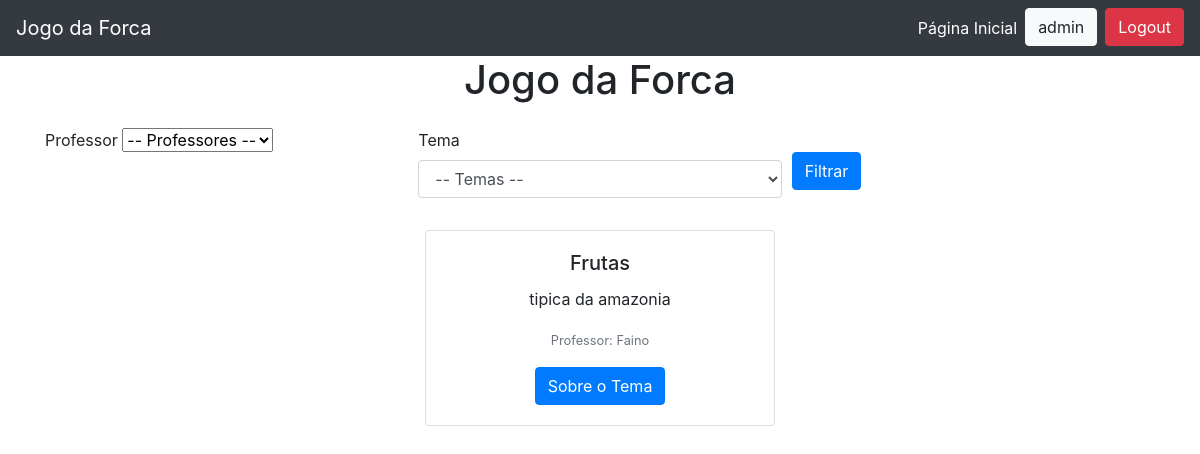
The app's page / (signed in) with its own data.
### core/models.py (models this page shows, shortened)
class Tema(models.Model):
    nome = models.CharField(max_length=100)
    descricao = models.TextField()
    professor = models.ForeignKey(User, on_delete=models.CASCADE)

### core/views.py (the view)
# urls.py: path("", TemaListView.as_view(), name="temaListPage"),
class TemaListView(TemplateView):
    template_name = 'tema_list.html'  # O arquivo HTML que renderiza a página
    def get_context_data(self, **kwargs):
        context = super().get_context_data(**kwargs)
        context['professores'] = User.objects.filter(groups__name='Professores')
        context['temas'] = Tema.objects.all()
        return context

### core/templates/tema_list.html (shortened to what this page needs)
{% extends "base.html" %}
{% block main %}
<div class="container">
  <h1 class="text-center mb-4">Jogo da Forca</h1>
  <form method="get" class="mb-4">
    <div class="form-row">
      <div class="col-md-4 mb-2">
        <label for="professor">Professor</label>
            <select name="professor">
              <option value="">-- Professores --</option>
            </select>
      </div>
      <div class="col-md-4 mb-2">
        <label for="tema">Tema</label>
        <select id="tema" name="tema" class="form-control">
          <option value="">-- Temas --</option>
        </select>
      </div>
      <div class="col-md-4 mb-2">
        <button type="submit" class="btn btn-primary mt-4">Filtrar</button>
      </div>
    </div>
  </form>
  <div class="row justify-content-center">
    {% for tema in temas %}
    <div class="col-md-4">
      <div class="card mb-4">
        <div class="card-body text-center">
          <h5 class="card-title">{{ tema.nome }}</h5>
          <p class="card-text">{{ tema.descricao }}</p>
          <p class="card-text"><small class="text-muted">Professor: {{ tema.professor.username }}</small></p>
          <a href="{% url 'temaDetalhes' tema.id %}" class="btn btn-primary">Sobre o Tema</a>
        </div>
      </div>
    </div>
    {% empty %}
    <p class="text-center">Vazio.</p>
    {% endfor %}
  </div>
</div>
{% endblock main %}

### core/templates/base.html (shortened to what this page needs)
<!DOCTYPE html>
<html lang="pt-br">
  <head>
    <link
      rel="stylesheet"
      href="https://stackpath.bootstrapcdn.com/bootstrap/4.5.2/css/bootstrap.min.css"
    />
  </head>
  <body>
    <nav class="navbar navbar-expand-lg navbar-dark bg-dark">
      <a class="navbar-brand" href="{% url 'temaListPage' %}">Jogo da Forca</a>
      <div class="collapse navbar-collapse">
        <ul class="navbar-nav ml-auto">
          <li class="nav-item">
            <a class="nav-link text-white" href="{% url 'temaListPage' %}"
              >Página Inicial</a
            >
          </li>
          {% if user.is_authenticated %}
          <li class="nav-item">
            <a
              class="btn btn-light"
              href="{% url 'temaListPage' %}"
              style="margin-right: 0.5em"
              >{{ user.username }}</a
            >
          </li>
          <li class="nav-item">
            <form action="{% url 'logout' %}" method="post" class="form-inline">
              <button type="submit" class="btn btn-danger">Logout</button>
            </form>
          </li>
          {% else %}
          <li class="nav-item">
            <a class="btn btn-success" href="{% url 'signin' %}">Entrar</a>
          </li>
          {% endif %}
        </ul>
      </div>
    </nav>
    {% block main %} {% endblock main %}
  </body>
</html>

### records on screen
Tema: nome "Frutas", descricao "tipica da amazonia", professor.username "Faino"

### other values on screen
{{ user.username }} "admin"
